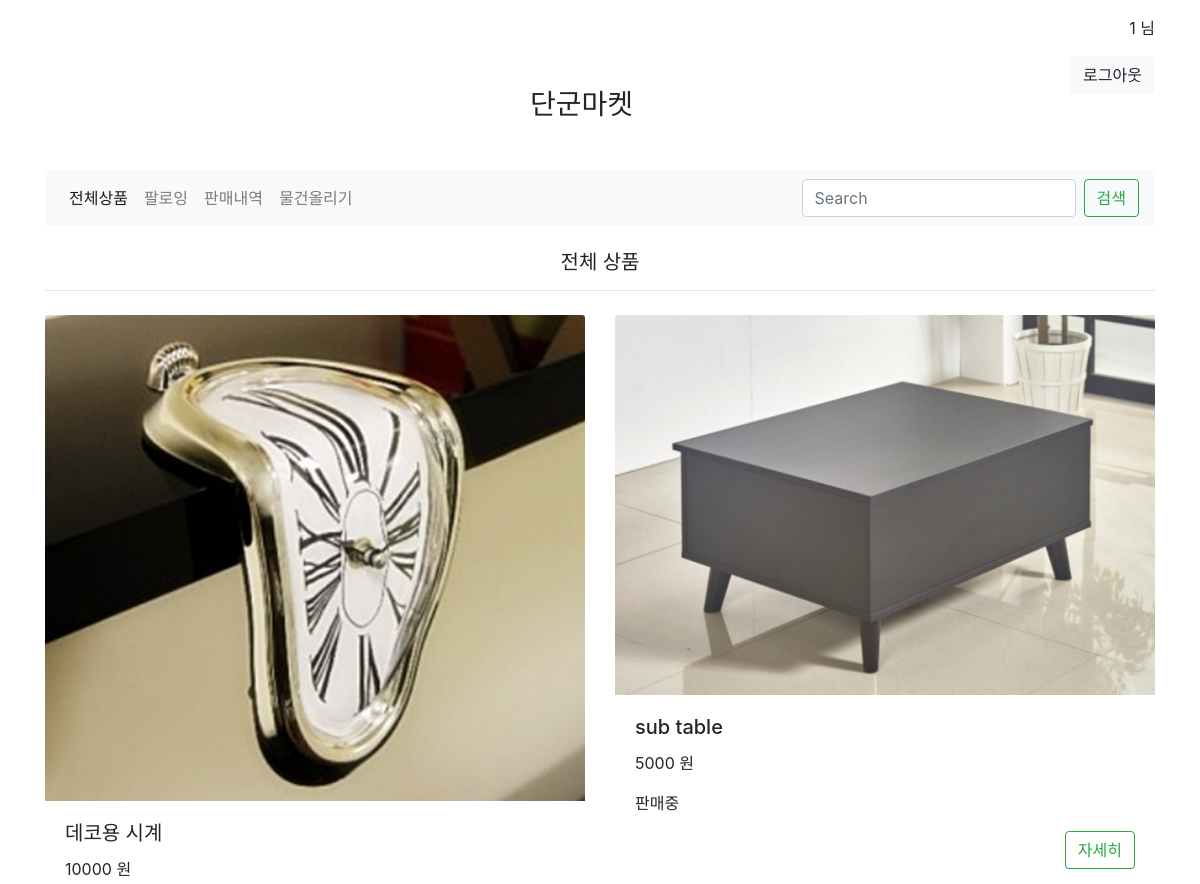
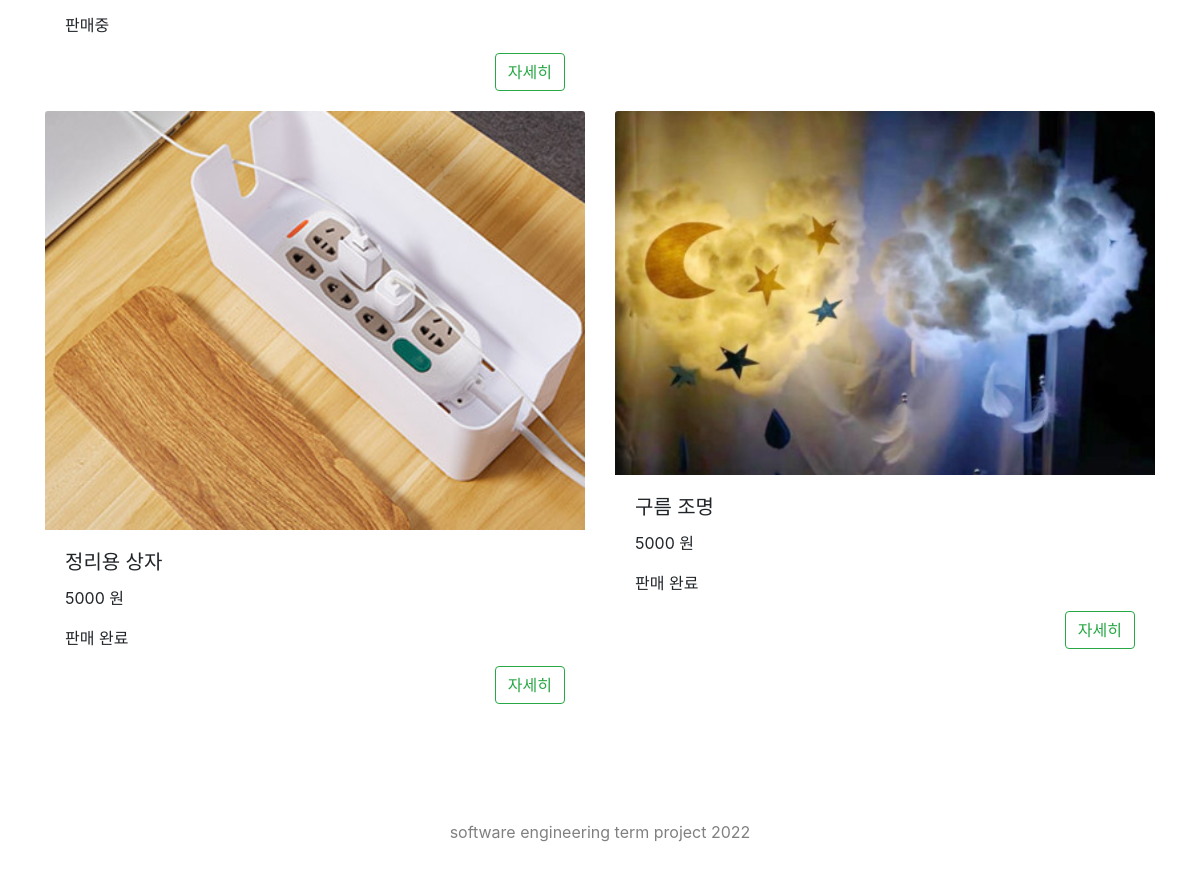
/ (signed in), run on the app's committed database (2 pictures, top to bottom).
### main.py (models this page shows, shortened)
class Product_class(db.Model):
    id = db.Column(db.Integer, primary_key = True, unique = True, autoincrement = True)
    p_name = db.Column(db.String(50))
    p_price = db.Column(db.String(50))
    p_sale = db.Column(db.String(50))
    p_id = db.Column(db.String(50))
    p_info = db.Column(db.String(200))
    p_img = db.Column(db.String(200))

### main.py (the view)
@app.route('/', methods=['GET', 'POST'])
def main():
    if request.method == 'POST':
        return redirect(url_for('search', word = request.form['search']))
    else:
        if 'username' in session:
            username = session['username']
            product_query = Product_class.query.all()
            return render_template('main2.html', username = username, product_query = product_query)
        else:
            product_query = Product_class.query.all()
            return render_template('main.html', product_query = product_query)

### templates/main2.html (shortened to what this page needs)
<html>
    <head>
        <link rel="stylesheet" href="https://cdn.jsdelivr.net/npm/bootstrap@4.6.1/dist/css/bootstrap.min.css">
    </head>
    <body class="container">
        <header>
            <div class="d-block">
                    <p class="text-right mt-3">{{username}} 님 </p>
                    <button type="button" href="{{ url_for('logout') }}" class="btn btn-light float-right" onclick="location.href='/logout'">로그아웃</button>
            </div>
            <div class="m-5">
                <h3 class="text-center" onclick="location.href='/'">단군마켓</h3>
            </div>
            <div>
                <nav class="navbar navbar-expand-lg navbar-light bg-light">
                    <div class="collapse navbar-collapse" id="navbarTogglerDemo01">
                      <ul class="navbar-nav mr-auto mt-2 mt-lg-0">
                        <li class="nav-item active">
                          <a class="nav-link" onclick="location.href='/'">전체상품<span class="sr-only">(current)</span></a>
                        </li>
                        <li class="nav-item">
                          <a class="nav-link" onclick="location.href='/following'">팔로잉</a>
                        </li>
                        <li class="nav-item">
                            <a class="nav-link" onclick="location.href='/selling'">판매내역</a>
                          </li>
                          <li class="nav-item">
                            <a class="nav-link" onclick="location.href='/upload'">물건올리기</a>
                          </li>
                      </ul>
                      <form class="form-inline my-2 my-lg-0" method="POST">
                        <input class="form-control mr-sm-2" type="search" name="search" placeholder="Search" aria-label="Search">
                        <input class="btn btn-outline-success my-2 my-sm-0" type="submit" value="검색" />
                      </form>
                    </div>
                  </nav>
            </div>
        </header>
        <h5 class="mt-4 mb-2 text-center">전체 상품</h5>
        <hr>
        <div class="row mt-4">
          {% for st in product_query %}
            <div class="card col-6 border-0" >
              <img src="../static/{{ st.p_img }}" class="card-img-top" alt="...">
              <div class="card-body">
                <h5 class="card-title">{{ st.p_name }}</h5>
                <p class="card-text">{{ st.p_price }} 원</p>
                <p class="card-text">{{ st.p_sale }}</p>
                <a class="btn btn-outline-success float-right" href="{{ url_for('detail', p_name = st.p_name) }}">자세히</a>
              </div>
            </div>
          {% endfor %}
        </div>
        <div class="p-5 mt-5">
          <p class="text-center" style="color:grey">software engineering term project 2022</p>
        </div>
    </body>
</html>

### data on the page
Product_class: p_img (picture), p_name "데코용 시계", p_price "10000", p_sale "판매중"
Product_class: p_img (picture), p_name "sub table", p_price "5000", p_sale "판매중"
Product_class: p_img (picture), p_name "정리용 상자", p_price "5000", p_sale "판매 완료"
Product_class: p_img (picture), p_name "구름 조명", p_price "5000", p_sale "판매 완료"

### other printed values
{{ username }} "1"
